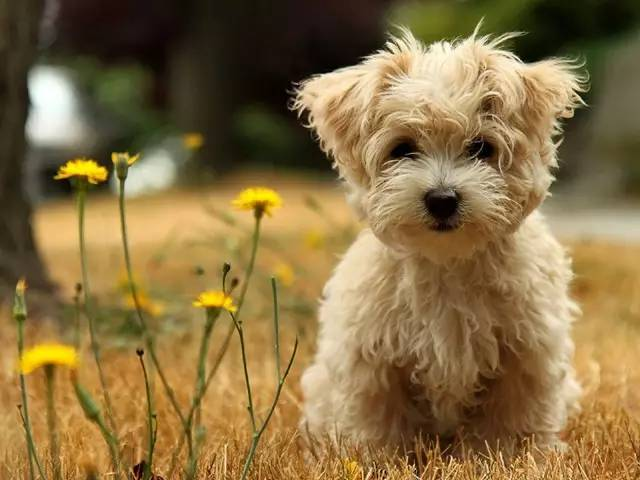
#> input picture helin_06/cat.jpg, 640 x 480 px, found by its file name
$ python module.py
#> lines starting #> are read from the running program, lines starting #| are printed output that depends on the picture
#!/usr/bin/env python3
# -*- coding: utf-8 -*-


from PIL import Image


# 有了Pillow，处理图片易如反掌。随便找个图片生成缩略图：
im = Image.open('E:\\study\\python\\python3.5Workspace\\test\\helin_06\\cat.jpg')
#> im is the input picture: PIL image 640x480 RGB; mean R, G, B 136.2, 111.8, 67.3
print(im.format, im.size, im.mode)
#| JPEG (640, 480) RGB
im.rotate(45).show()
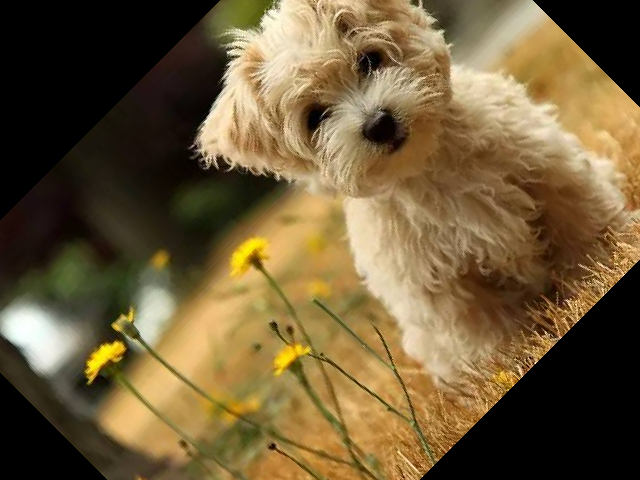
#> shown: PIL image 640x480 RGB; mean R, G, B 111.4, 91.7, 56.9
im.thumbnail((200, 100))
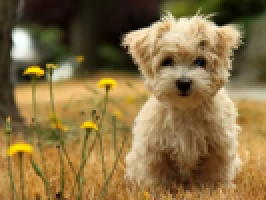
#> im: PIL image 133x100 RGB (shown 2 times larger); mean R, G, B 136.3, 112, 67.4
im.save('thumb.jpg', 'JPEG')
